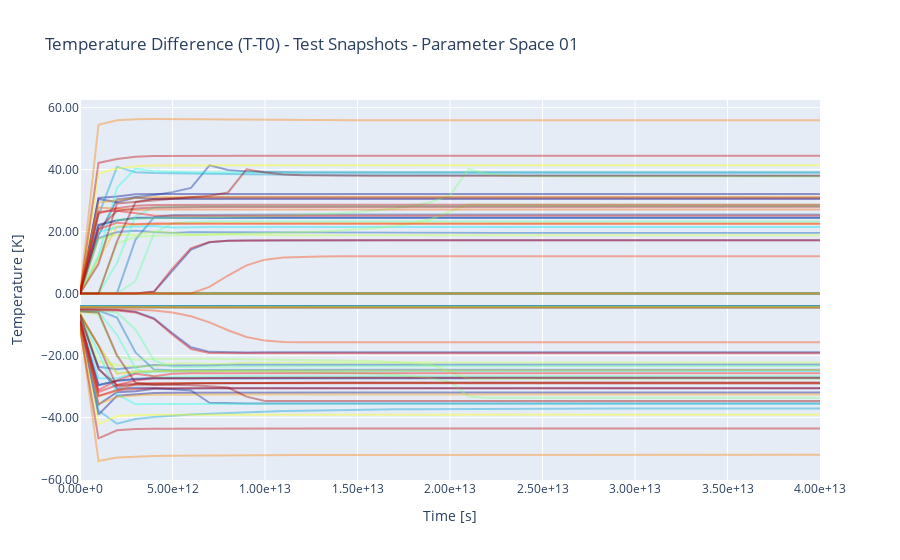

Here is the notebook cell this chart was saved with:
### Markdown cell above
### Min max temperature difference

### Code cell
if temperatures_diff is not None:
    fig = go.Figure()
    for idx_snap, temperature_array in enumerate(temperatures_diff):
    # customdata=np.stack(([t_h] * len(comsol_data.times), [host_k] * len(comsol_data.times)) , axis=-1),
        input_args = {'x' : list(comsol_data.times.values()),
                    #   'customdata' : customdata,
                    #   'hovertemplate' : "Time: %{x:.2e}<br>Temperature: %{y:.2f}<br>T_h: %{customdata[0]:.2f}<br><br>host_k: %{customdata[1]:.2e}<br>",
                        'legendgroup' : f"{idx_snap:03d}",
                        'name' : f"{idx_snap:03d}",
                        'line' : dict(color=colors[idx_snap]),
                        'opacity': 0.4}
        fig.add_trace(go.Scatter(y=np.max(temperature_array, axis=1), **input_args)) 
        fig.add_trace(go.Scatter(y=np.min(temperature_array, axis=1), **input_args)) 

    fig.update_layout(
        xaxis_tickformat='.2e',  # Format x-axis numbers to 2 decimal places
        yaxis_tickformat='.2f',  # Format y-axis numbers to 2 decimal places
        showlegend=False,        # Hide the legend
        title_text=f'Temperature Difference (T-T0) - {DATA_TYPE} Snapshots - Parameter Space {PARAMETER_SPACE}', # title of plot
        xaxis_title="Time [s]",    # Optional: label for x-axis
        yaxis_title="Temperature [K]"     # Optional: label for y-axis
    )
    if IS_EXPORT:
        fig.write_html(export_folder / f"{DATA_TYPE}_MinMaxTemperatures.html")
        fig.write_image(export_folder / f"{DATA_TYPE}_MinMaxTemperatures.png")
    fig.show()
